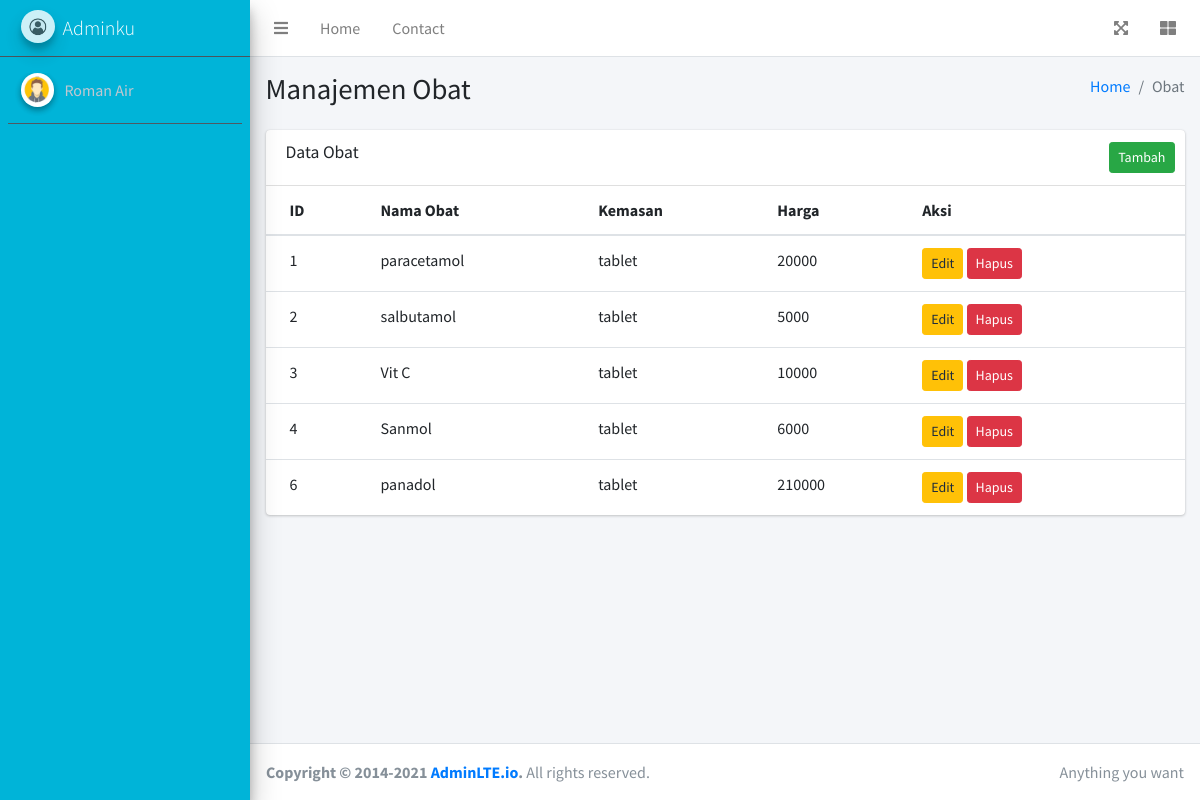
/ (signed in), run on the app's committed database.
### tables this page shows
CREATE TABLE `obat` (
  `id` int(11) UNSIGNED NOT NULL,
  `nama_obat` varchar(50) NOT NULL,
  `kemasan` varchar(35) NOT NULL,
  `harga` int(11) NOT NULL
);

### pages/obat/tampilObat.php (the view, shortened to what this page needs)
<?php
    include 'koneksi.php';
    $query = "SELECT * FROM obat";
    $result = mysqli_query($mysqli, $query);
    while ($row = mysqli_fetch_assoc($result)) {
        echo "<tr>
                <td>{$row['id']}</td>
                <td>{$row['nama_obat']}</td>
                <td>{$row['kemasan']}</td>
                <td>{$row['harga']}</td>
                <td>
                    <button type='button' class='btn btn-sm btn-warning edit-btn' data-obatid='{$row['id']}'>Edit</button>
                    <a href='pages/obat/hapusObat.php?id={$row['id']}' class='btn btn-sm btn-danger' onclick='return confirm(\"Anda yakin ingin hapus?\");'>Hapus</a>
                </td>
            </tr>";
    }
?>

### index.php (shortened to what this page needs)
<!DOCTYPE html>
<html lang="en">
<head>
  <link rel="stylesheet" href="admin/css/all.min.css">
  <link rel="stylesheet" href="admin/adminlte.min.css">
</head>
<body class="hold-transition sidebar-mini">
<div class="wrapper">
  <?php include 'component/navbar.php' ?>
  <aside class="main-sidebar sidebar-dark-primary elevation-4 "style="background-color: #00b4d8">
   <?php include'component/sidebar.php'  ?>
  </aside>
  <div class="content-wrapper">
   <?php include'pages/obat/obat.php' ?>
  </div>
  <footer class="main-footer">
    <div class="float-right d-none d-sm-inline">
      Anything you want
    </div>
    <strong>Copyright &copy; 2014-2021 <a href="https://adminlte.io">AdminLTE.io</a>.</strong> All rights reserved.
  </footer>
</div>
</body>
</html>

### component/navbar.php
<nav class="main-header navbar navbar-expand navbar-white navbar-light">
    <ul class="navbar-nav">
      <li class="nav-item">
        <a class="nav-link" data-widget="pushmenu" href="#" role="button"><i class="fas fa-bars"></i></a>
      </li>
      <li class="nav-item d-none d-sm-inline-block">
        <a href="index3.html" class="nav-link">Home</a>
      </li>
      <li class="nav-item d-none d-sm-inline-block">
        <a href="#" class="nav-link">Contact</a>
      </li>
    </ul>
    <ul class="navbar-nav ml-auto">
      <li class="nav-item">
        <a class="nav-link" data-widget="fullscreen" href="#" role="button">
          <i class="fas fa-expand-arrows-alt"></i>
        </a>
      </li>
      <li class="nav-item">
        <a class="nav-link" data-widget="control-sidebar" data-slide="true" href="#" role="button">
          <i class="fas fa-th-large"></i>
        </a>
      </li>
    </ul>
  </nav>

### component/sidebar.php
<a href="index3.html" class="brand-link">
  <img src="admin/img/AdminLTELogo.png" alt="AdminLTE Logo" class="brand-image img-circle elevation-3" style="opacity: .8">
  <span class="brand-text font-weight-light">Adminku</span>
</a>
<div class="sidebar ">
  <div class="user-panel mt-3 pb-3 mb-3 d-flex " >
    <div class="image">
      <img src="admin/img/user2-160x160.jpg" class="img-circle elevation-2" alt="User Image">
    </div>
    <div class="info">
      <a href="#" class="d-block">Roman Air</a>
    </div>
  </div>
</div>

### pages/obat/obat.php (shortened to what this page needs)
<div class="content-header">
    <div class="container-fluid">
    <div class="row mb-2">
        <div class="col-sm-6">
        <h1 class="m-0">Manajemen Obat</h1>
        </div>
        <div class="col-sm-6">
        <ol class="breadcrumb float-sm-right">
            <li class="breadcrumb-item"><a href="index.php?page=home">Home</a></li>
            <li class="breadcrumb-item active">Obat</li>
        </ol>
        </div>
    </div>
    </div>
</div>
<div class="content">
    <div class="container-fluid">
    <div class="row">
    <div class="col-12">
        <div class="card">
            <div class="card-header">
            <h3 class="card-title">Data Obat</h3>
            <div class="card-tools">
                <button type="button" class="btn btn-sm btn-success float-right" data-toggle="modal" data-target="#addModal">
                    Tambah
                </button>
            </div>
            </div>
            <div class="card-body table-responsive p-0">
            <table class="table table-hover text-nowrap">
                <thead>
                <tr>
                    <th>ID</th>
                    <th>Nama Obat</th>
                    <th>Kemasan</th>
                    <th>Harga</th>
                    <th>Aksi</th>
                </tr>
                </thead>
                <tbody>
                <?php include 'tampilObat.php'?>
                </tbody>
            </table>
            </div>
        </div>
        </div>
    </div>
    </div>
</div>

### data on the page
obat: id "1", nama_obat "paracetamol", kemasan "tablet", harga "20000"
obat: id "2", nama_obat "salbutamol", kemasan "tablet", harga "5000"
obat: id "3", nama_obat "Vit C", kemasan "tablet", harga "10000"
obat: id "4", nama_obat "Sanmol", kemasan "tablet", harga "6000"
obat: id "6", nama_obat "panadol", kemasan "tablet", harga "210000"
